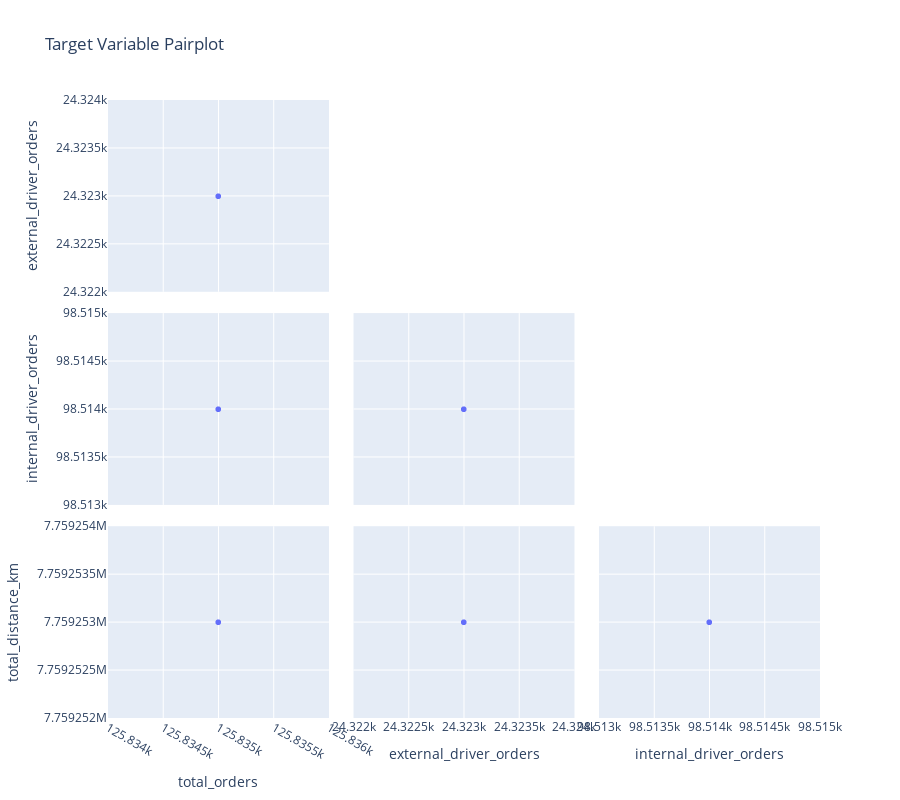

Source (notebook cell):
### Markdown cell above
## 7. Target Variable Correlation

### Code cell
# Correlation between target variables
target_cols = ['total_orders', 'external_driver_orders', 'internal_driver_orders', 'total_distance_km']
available_targets = [col for col in target_cols if col in df_total.columns]

if len(available_targets) > 1:
    target_correlation = df_total[available_targets].corr()
    
    print("\n=== Target Variable Correlations ===")
    display(target_correlation)
    
    # Visualize
    plt.figure(figsize=(10, 8))
    sns.heatmap(target_correlation, annot=True, fmt='.3f', cmap='RdYlGn',
                center=0, vmin=-1, vmax=1, square=True, linewidths=1)
    plt.title('Target Variable Correlation Matrix', fontsize=14, pad=20)
    plt.tight_layout()
    plt.savefig('../results/target_correlation_matrix.png', dpi=300, bbox_inches='tight')
    plt.show()
    
    # Pairplot for visual inspection
    if len(df_total) < 500:  # Only if not too many data points
        pairplot_data = df_total[available_targets].copy()
        fig = px.scatter_matrix(
            pairplot_data,
            dimensions=available_targets,
            title='Target Variable Pairplot',
            height=800
        )
        fig.update_traces(diagonal_visible=False, showupperhalf=False)
        fig.write_html('../results/target_pairplot.html')
        fig.show()
else:
    print("Not enough target variables for correlation analysis")

### Figure 1 — Plotly figure (JSON) as saved in the notebook; plotly's stock layout.template omitted (floating-point values rounded to 4 significant figures)
{"data": [{"diagonal": {"visible": false}, "dimensions": [{"axis": {"matches": true}, "label": "total_orders", "values": [125835]}, {"axis": {"matches": true}, "label": "external_driver_orders", "values": [24323]}, {"axis": {"matches": true}, "label": "internal_driver_orders", "values": [98514]}, {"axis": {"matches": true}, "label": "total_distance_km", "values": [7759000.0]}], "hovertemplate": "%{xaxis.title.text}=%{x}<br>%{yaxis.title.text}=%{y}<extra></extra>", "legendgroup": "", "marker": {"color": "#636efa", "symbol": "circle"}, "name": "", "showlegend": false, "showupperhalf": false, "type": "splom"}], "layout": {"dragmode": "select", "height": 800, "legend": {"tracegroupgap": 0}, "title": {"text": "Target Variable Pairplot"}}}
